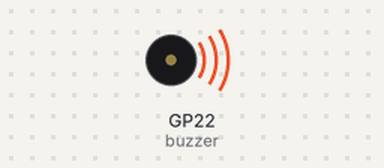
The program below on a simulated Raspberry Pi Pico running MicroPython. On the bench: buzzer (waves = sounding). At 14.4 s the program stops and its outputs stay as they are.

Above: at 0.2 s.
At 14.1 s:
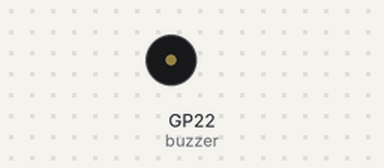
Timing chart, 0 to 15.6 s (numbered marks = the images above):
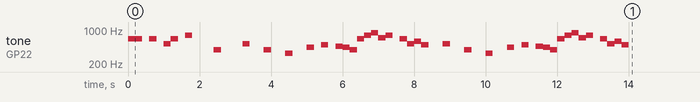

The program:

03_melody.py
```python
from machine import Pin, PWM  # 버저를 제어하기 위한 라이브러리 가져오기
import notes  # 음표에 대한 주파수 값을 포함하는 모듈 가져오기
import time

# 22번 핀에 버저 초기화
buzzer = PWM(Pin(22))

# 멜로디(노래) 정의, "-"는 쉬는 부분을 의미
song = [
    "미5", "미5", "-", "미5", "-", "도5", "미5", "-", "솔5", "-", "-", "-", "솔4", "-", "-", "-",
    "도5", "-", "-", "솔4", "-", "-", "미4", "-", "-", "라4", "-", "시4", "-", "라#4", "라4",
    "솔4", "미5", "솔5", "라5", "파5", "솔5", "-", "미5", "도5", "레5", "시4", "-", "-",
    "도5", "-", "-", "솔4", "-", "-", "미4", "-", "-", "라4", "-", "시4", "-", "라#4", "라4",
    "솔4", "미5", "솔5", "라5", "파5", "솔5", "-", "미5", "도5", "레5", "시4", "-", "-"
]

# 음표를 재생하는 함수
def playtone(frequency):
    if frequency == 0:  # 주파수가 0일 때(쉼표)
        buzzer.duty_u16(0)
    else:
        buzzer.duty_u16(3000)  # 소리의 크기(볼륨) 설정
        buzzer.freq(frequency)  # 주파수 설정

# 소리를 끄는 함수
def bequiet():
    buzzer.duty_u16(0)

# 노래를 재생하는 함수
def playsong(mysong):
    for note in mysong:
        if note == "-":  # 쉼표일 때
            bequiet()
        else:
            playtone(notes.tones[note])  # 음표 재생 (한글 표기 사용)
        time.sleep(0.2)  # 노트 사이의 지연 (속도 설정 부분)
    bequiet()

# 메인 함수 실행
playsong(song)
```

notes.py
```python
tones = {
    "시0": 31,
    "도1": 33,
    "도#1": 35,
    "레1": 37,
    "레#1": 39,
    "미1": 41,
    "파1": 44,
    "파#1": 46,
    "솔1": 49,
    "솔#1": 52,
    "라1": 55,
    "라#1": 58,
    "시1": 62,
    "도2": 65,
    "도#2": 69,
    "레2": 73,
    "레#2": 78,
    "미2": 82,
    "파2": 87,
    "파#2": 93,
    "솔2": 98,
    "솔#2": 104,
    "라2": 110,
    "라#2": 117,
    "시2": 123,
    "도3": 131,
    "도#3": 139,
    "레3": 147,
    "레#3": 156,
    "미3": 165,
    "파3": 175,
    "파#3": 185,
    "솔3": 196,
    "솔#3": 208,
    "라3": 220,
    "라#3": 233,
    "시3": 247,
    "도4": 262,
    "도#4": 277,
    "레4": 294,
    "레#4": 311,
    "미4": 330,
    "파4": 349,
    "파#4": 370,
    "솔4": 392,
    "솔#4": 415,
    "라4": 440,
    "라#4": 466,
    "시4": 494,
    "도5": 523,
    "도#5": 554,
    "레5": 587,
    "레#5": 622,
    "미5": 659,
    "파5": 698,
    "파#5": 740,
    "솔5": 784,
    "솔#5": 831,
    "라5": 880,
    "라#5": 932,
    "시5": 988,
    "도6": 1047,
    "도#6": 1109,
    "레6": 1175,
    "레#6": 1245,
    "미6": 1319,
    "파6": 1397,
    "파#6": 1480,
    "솔6": 1568,
    "솔#6": 1661,
    "라6": 1760,
    "라#6": 1865,
    "시6": 1976,
    "도7": 2093,
    "도#7": 2217,
    "레7": 2349,
    "레#7": 2489,
    "미7": 2637,
    "파7": 2794,
    "파#7": 2960,
    "솔7": 3136,
    "솔#7": 3322,
    "라7": 3520,
    "라#7": 3729,
    "시7": 3951,
    "도8": 4186,
    "도#8": 4435,
    "레8": 4699,
    "레#8": 4978,
}
```

Measured:
- by itself, tone on GP22 (buzzer): plays 659 Hz for 0.40 s, 659 Hz for 0.20 s, 523 Hz for 0.20 s, 659 Hz for 0.20 s, 784 Hz for 0.20 s, 392 Hz for 0.20 s … (40 notes in this stretch)
